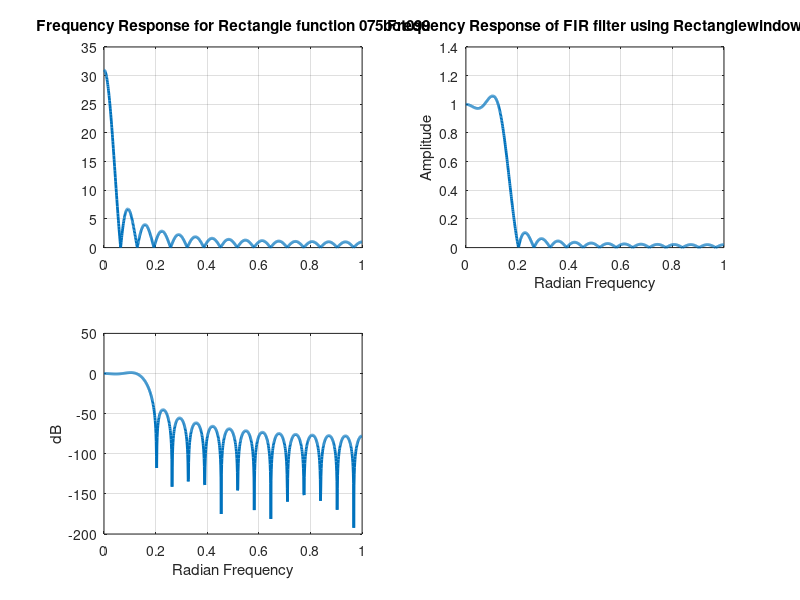

MATLAB code for this plot:
pkg load signal;
clc ;
clear all;

w = 0:pi/30:pi;
M = 31;

h = rectwin(M);

plot(w/pi,h,'linewidth' , 2);
grid on;
title('31-point Rectangle window');
subplot(2,2,1);
[H1,w] = freqz(h,1,1024);
plot(w/pi,abs(H1),'linewidth', 2);
grid on;
title('Frequency Response for Rectangle function 075bct099');
subplot(2,2,2);
B = fir1(M-1,1/6,h); %It uses Hamming window of length M+1 by default
[H2,w] = freqz(B,1,1024);
plot(w/pi,abs(H2),'linewidth', 2);
grid on;
ylabel('Amplitude');
xlabel('Radian Frequency');
title('Frequency Response of FIR filter using Rectanglewindow');
gk = 20*log(abs(H2));
subplot(2,2,3);
plot(w/pi,gk,'linewidth', 2);
grid on;
ylabel('dB');
xlabel('Radian Frequency');